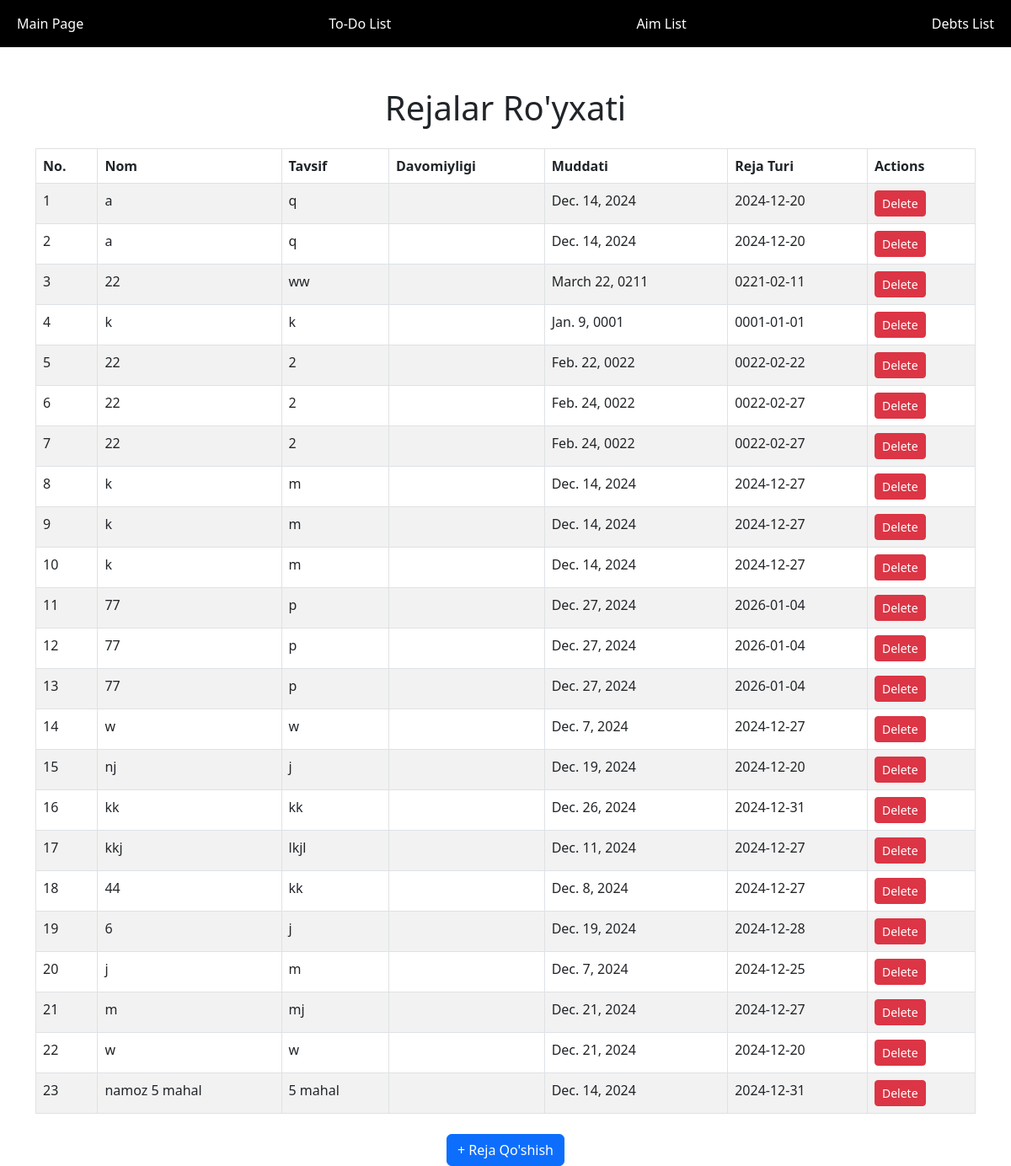
/plan/, run on the app's committed database.
### debtors/models.py (models this page shows, shortened)
class Plan(models.Model):
    PLAN_TYPE_CHOICES = [
        ('yearly', 'Yillik'),
        ('monthly', 'Oylik'),
        ('weekly', 'Haftalik'),
        ('daily', 'Kunlik'),
    ]
    plan_type = models.CharField(max_length=10, choices=PLAN_TYPE_CHOICES)
    title = models.CharField(max_length=100)
    description = models.TextField(blank=True)
    date_created = models.DateTimeField(auto_now_add=True)
    due_date = models.DateField()

### debtors/views.py (the view)
# urls.py: path('plan/', views.plan_index, name='plan_index'),
def plan_index(request):
    plans = Plan.objects.all()  # Barcha rejalarni olish
    return render(request, 'plan_index.html', {'plans': plans})

### debtors/templates/plan_index.html (shortened to what this page needs)
<!DOCTYPE html>
<html lang="en">
<head>
    <link href="https://cdn.jsdelivr.net/npm/bootstrap@5.3.0-alpha3/dist/css/bootstrap.min.css" rel="stylesheet">
</head>
<body>
    <nav class="navbar navbar-expand-lg navbar-dark">
        <div class="container-fluid">
            <div class="collapse navbar-collapse" id="navbarNav">
                <ul class="navbar-nav d-flex justify-content-between w-100">
                    <li class="nav-item">
                        <a class="nav-link" href="{% url 'welcome' %}">Main Page</a>
                    </li>
                    <li class="nav-item">
                        <a class="nav-link" href="{% url 'todo_list' %}">To-Do List</a>
                    </li>
                    <li class="nav-item">
                        <a class="nav-link" href="{% url 'plan_index' %}">Aim List</a>
                    </li>
                    <li class="nav-item">
                        <a class="nav-link" href="{% url 'index' %}">Debts List</a>
                    </li>
                </ul>
            </div>
        </div>
    </nav>
    <div class="container mt-5">
        <h1 class="text-center mb-4">Rejalar Ro'yxati</h1>
        <table class="table table-bordered table-striped">
            <thead>
                <tr>
                    <th>No.</th>
                    <th>Nom</th>
                    <th>Tavsif</th>
                    <th>Davomiyligi</th>
                    <th>Muddati</th>
                    <th>Reja Turi</th>
                    <th>Actions</th>
                </tr>
            </thead>
            <tbody>
                {% for plan in plans %}
                <tr>
                    <td>{{ forloop.counter }}</td>
                    <td>{{ plan.title }}</td>
                    <td>{{ plan.description }}</td>
                    <td>{{ plan.period }}</td>
                    <td>{{ plan.due_date }}</td>
                    <td>{{ plan.plan_type }}</td>
                    <td>
                        <a href="{% url 'delete_task2' plan.id %}" class="btn btn-sm btn-danger">Delete</a>
                    </td>
                </tr>
                {% empty %}
                <tr>
                    <td colspan="7" class="text-center">Hech qanday reja yo'q</td>
                </tr>
                {% endfor %}
            </tbody>
        </table>
        <div class="text-center mt-4">
            <a href="{% url 'add_plan' %}" class="btn btn-primary">+ Reja Qo'shish</a>
        </div>
    </div>
</body>
</html>

### debtors/templates/plan_index.html (style rules this page uses)
.navbar { background-color: #000; }
.navbar .nav-link { color: #fff; }
.navbar-nav { width: 100%; }

### data on the page
Plan: title "a", description "q", due_date "Dec. 14, 2024", plan_type "2024-12-20"
Plan: title "a", description "q", due_date "Dec. 14, 2024", plan_type "2024-12-20"
Plan: title "22", description "ww", due_date "March 22, 0211", plan_type "0221-02-11"
Plan: title "k", description "k", due_date "Jan. 9, 0001", plan_type "0001-01-01"
Plan: title "22", description "2", due_date "Feb. 22, 0022", plan_type "0022-02-22"
Plan: title "22", description "2", due_date "Feb. 24, 0022", plan_type "0022-02-27"
Plan: title "22", description "2", due_date "Feb. 24, 0022", plan_type "0022-02-27"
Plan: title "k", description "m", due_date "Dec. 14, 2024", plan_type "2024-12-27"
Plan: title "k", description "m", due_date "Dec. 14, 2024", plan_type "2024-12-27"
Plan: title "k", description "m", due_date "Dec. 14, 2024", plan_type "2024-12-27"
Plan: title "77", description "p", due_date "Dec. 27, 2024", plan_type "2026-01-04"
Plan: title "77", description "p", due_date "Dec. 27, 2024", plan_type "2026-01-04"
Plan: title "77", description "p", due_date "Dec. 27, 2024", plan_type "2026-01-04"
Plan: title "w", description "w", due_date "Dec. 7, 2024", plan_type "2024-12-27"
Plan: title "nj", description "j", due_date "Dec. 19, 2024", plan_type "2024-12-20"
Plan: title "kk", description "kk", due_date "Dec. 26, 2024", plan_type "2024-12-31"
Plan: title "kkj", description "lkjl", due_date "Dec. 11, 2024", plan_type "2024-12-27"
Plan: title "44", description "kk", due_date "Dec. 8, 2024", plan_type "2024-12-27"
Plan: title "6", description "j", due_date "Dec. 19, 2024", plan_type "2024-12-28"
Plan: title "j", description "m", due_date "Dec. 7, 2024", plan_type "2024-12-25"
Plan: title "m", description "mj", due_date "Dec. 21, 2024", plan_type "2024-12-27"
Plan: title "w", description "w", due_date "Dec. 21, 2024", plan_type "2024-12-20"
Plan: title "namoz 5 mahal", description "5 mahal", due_date "Dec. 14, 2024", plan_type "2024-12-31"
